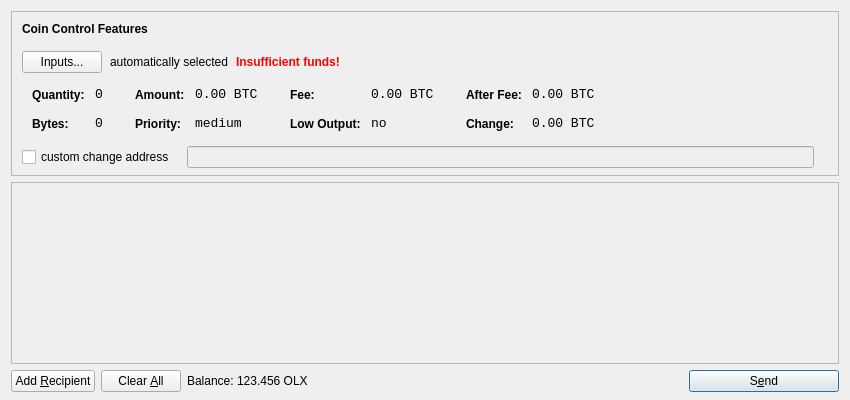
<?xml version="1.0" encoding="UTF-8"?>
<ui version="4.0">
 <class>SendCoinsDialog</class>
 <widget class="QDialog" name="SendCoinsDialog">
  <property name="geometry">
   <rect>
    <x>0</x>
    <y>0</y>
    <width>850</width>
    <height>400</height>
   </rect>
  </property>
  <property name="windowTitle">
   <string>Send Coins</string>
  </property>
  <layout class="QVBoxLayout" name="verticalLayout" stretch="0,1,0">
   <property name="bottomMargin">
    <number>8</number>
   </property>
   <item>
    <widget class="QFrame" name="frameCoinControl">
     <property name="sizePolicy">
      <sizepolicy hsizetype="Expanding" vsizetype="Expanding">
       <horstretch>0</horstretch>
       <verstretch>0</verstretch>
      </sizepolicy>
     </property>
     <property name="maximumSize">
      <size>
       <width>16777215</width>
       <height>16777215</height>
      </size>
     </property>
     <property name="frameShape">
      <enum>QFrame::StyledPanel</enum>
     </property>
     <property name="frameShadow">
      <enum>QFrame::Sunken</enum>
     </property>
     <layout class="QVBoxLayout" name="verticalLayoutCoinControl2">
      <property name="spacing">
       <number>-1</number>
      </property>
      <property name="leftMargin">
       <number>0</number>
      </property>
      <property name="topMargin">
       <number>0</number>
      </property>
      <property name="rightMargin">
       <number>0</number>
      </property>
      <property name="bottomMargin">
       <number>6</number>
      </property>
      <item>
       <layout class="QVBoxLayout" name="verticalLayoutCoinControl" stretch="0,0,0,0,1">
        <property name="spacing">
         <number>0</number>
        </property>
        <property name="leftMargin">
         <number>10</number>
        </property>
        <property name="topMargin">
         <number>10</number>
        </property>
        <item>
         <layout class="QHBoxLayout" name="horizontalLayoutCoinControl1">
          <property name="bottomMargin">
           <number>15</number>
          </property>
          <item>
           <widget class="QLabel" name="labelCoinControlFeatures">
            <property name="sizePolicy">
             <sizepolicy hsizetype="Preferred" vsizetype="Maximum">
              <horstretch>0</horstretch>
              <verstretch>0</verstretch>
             </sizepolicy>
            </property>
            <property name="font">
             <font>
              <weight>75</weight>
              <bold>true</bold>
             </font>
            </property>
            <property name="styleSheet">
             <string notr="true">font-weight:bold;</string>
            </property>
            <property name="text">
             <string>Coin Control Features</string>
            </property>
           </widget>
          </item>
         </layout>
        </item>
        <item>
         <layout class="QHBoxLayout" name="horizontalLayoutCoinControl2" stretch="0,0,0,0">
          <property name="spacing">
           <number>8</number>
          </property>
          <property name="bottomMargin">
           <number>10</number>
          </property>
          <item>
           <widget class="QPushButton" name="pushButtonCoinControl">
            <property name="styleSheet">
             <string notr="true"/>
            </property>
            <property name="text">
             <string>Inputs...</string>
            </property>
           </widget>
          </item>
          <item>
           <widget class="QLabel" name="labelCoinControlAutomaticallySelected">
            <property name="text">
             <string>automatically selected</string>
            </property>
            <property name="margin">
             <number>5</number>
            </property>
           </widget>
          </item>
          <item>
           <widget class="QLabel" name="labelCoinControlInsuffFunds">
            <property name="font">
             <font>
              <weight>75</weight>
              <bold>true</bold>
             </font>
            </property>
            <property name="styleSheet">
             <string notr="true">color:red;font-weight:bold;</string>
            </property>
            <property name="text">
             <string>Insufficient funds!</string>
            </property>
            <property name="margin">
             <number>5</number>
            </property>
           </widget>
          </item>
          <item>
           <spacer name="horizontalSpacerCoinControl">
            <property name="orientation">
             <enum>Qt::Horizontal</enum>
            </property>
            <property name="sizeHint" stdset="0">
             <size>
              <width>40</width>
              <height>1</height>
             </size>
            </property>
           </spacer>
          </item>
         </layout>
        </item>
        <item>
         <widget class="QWidget" name="widgetCoinControl" native="true">
          <property name="sizePolicy">
           <sizepolicy hsizetype="Preferred" vsizetype="Preferred">
            <horstretch>0</horstretch>
            <verstretch>0</verstretch>
           </sizepolicy>
          </property>
          <property name="minimumSize">
           <size>
            <width>0</width>
            <height>0</height>
           </size>
          </property>
          <property name="styleSheet">
           <string notr="true"/>
          </property>
          <layout class="QHBoxLayout" name="horizontalLayoutCoinControl5">
           <property name="margin">
            <number>0</number>
           </property>
           <item>
            <layout class="QHBoxLayout" name="horizontalLayoutCoinControl3" stretch="0,0,0,1">
             <property name="spacing">
              <number>20</number>
             </property>
             <property name="topMargin">
              <number>0</number>
             </property>
             <property name="bottomMargin">
              <number>10</number>
             </property>
             <item>
              <layout class="QFormLayout" name="formLayoutCoinControl1">
               <property name="horizontalSpacing">
                <number>10</number>
               </property>
               <property name="verticalSpacing">
                <number>14</number>
               </property>
               <property name="leftMargin">
                <number>10</number>
               </property>
               <property name="topMargin">
                <number>4</number>
               </property>
               <property name="rightMargin">
                <number>6</number>
               </property>
               <item row="0" column="0">
                <widget class="QLabel" name="labelCoinControlQuantityText">
                 <property name="styleSheet">
                  <string notr="true">font-weight:bold;</string>
                 </property>
                 <property name="text">
                  <string>Quantity:</string>
                 </property>
                 <property name="margin">
                  <number>0</number>
                 </property>
                </widget>
               </item>
               <item row="0" column="1">
                <widget class="QLabel" name="labelCoinControlQuantity">
                 <property name="font">
                  <font>
                   <family>Monospace</family>
                   <pointsize>10</pointsize>
                  </font>
                 </property>
                 <property name="cursor">
                  <cursorShape>IBeamCursor</cursorShape>
                 </property>
                 <property name="contextMenuPolicy">
                  <enum>Qt::ActionsContextMenu</enum>
                 </property>
                 <property name="text">
                  <string notr="true">0</string>
                 </property>
                 <property name="margin">
                  <number>0</number>
                 </property>
                 <property name="textInteractionFlags">
                  <set>Qt::LinksAccessibleByMouse|Qt::TextSelectableByKeyboard|Qt::TextSelectableByMouse</set>
                 </property>
                </widget>
               </item>
               <item row="1" column="0">
                <widget class="QLabel" name="labelCoinControlBytesText">
                 <property name="styleSheet">
                  <string notr="true">font-weight:bold;</string>
                 </property>
                 <property name="text">
                  <string>Bytes:</string>
                 </property>
                </widget>
               </item>
               <item row="1" column="1">
                <widget class="QLabel" name="labelCoinControlBytes">
                 <property name="font">
                  <font>
                   <family>Monospace</family>
                   <pointsize>10</pointsize>
                  </font>
                 </property>
                 <property name="cursor">
                  <cursorShape>IBeamCursor</cursorShape>
                 </property>
                 <property name="contextMenuPolicy">
                  <enum>Qt::ActionsContextMenu</enum>
                 </property>
                 <property name="text">
                  <string notr="true">0</string>
                 </property>
                 <property name="textInteractionFlags">
                  <set>Qt::LinksAccessibleByMouse|Qt::TextSelectableByKeyboard|Qt::TextSelectableByMouse</set>
                 </property>
                </widget>
               </item>
              </layout>
             </item>
             <item>
              <layout class="QFormLayout" name="formLayoutCoinControl2">
               <property name="horizontalSpacing">
                <number>10</number>
               </property>
               <property name="verticalSpacing">
                <number>14</number>
               </property>
               <property name="leftMargin">
                <number>6</number>
               </property>
               <property name="topMargin">
                <number>4</number>
               </property>
               <property name="rightMargin">
                <number>6</number>
               </property>
               <item row="0" column="0">
                <widget class="QLabel" name="labelCoinControlAmountText">
                 <property name="styleSheet">
                  <string notr="true">font-weight:bold;</string>
                 </property>
                 <property name="text">
                  <string>Amount:</string>
                 </property>
                 <property name="margin">
                  <number>0</number>
                 </property>
                </widget>
               </item>
               <item row="0" column="1">
                <widget class="QLabel" name="labelCoinControlAmount">
                 <property name="font">
                  <font>
                   <family>Monospace</family>
                   <pointsize>10</pointsize>
                  </font>
                 </property>
                 <property name="cursor">
                  <cursorShape>IBeamCursor</cursorShape>
                 </property>
                 <property name="contextMenuPolicy">
                  <enum>Qt::ActionsContextMenu</enum>
                 </property>
                 <property name="text">
                  <string notr="true">0.00 BTC</string>
                 </property>
                 <property name="textInteractionFlags">
                  <set>Qt::LinksAccessibleByMouse|Qt::TextSelectableByKeyboard|Qt::TextSelectableByMouse</set>
                 </property>
                </widget>
               </item>
               <item row="1" column="0">
                <widget class="QLabel" name="labelCoinControlPriorityText">
                 <property name="styleSheet">
                  <string notr="true">font-weight:bold;</string>
                 </property>
                 <property name="text">
                  <string>Priority:</string>
                 </property>
                </widget>
               </item>
               <item row="1" column="1">
                <widget class="QLabel" name="labelCoinControlPriority">
                 <property name="font">
                  <font>
                   <family>Monospace</family>
                   <pointsize>10</pointsize>
                  </font>
                 </property>
                 <property name="cursor">
                  <cursorShape>IBeamCursor</cursorShape>
                 </property>
                 <property name="contextMenuPolicy">
                  <enum>Qt::ActionsContextMenu</enum>
                 </property>
                 <property name="text">
                  <string>medium</string>
                 </property>
                 <property name="textInteractionFlags">
                  <set>Qt::LinksAccessibleByMouse|Qt::TextSelectableByKeyboard|Qt::TextSelectableByMouse</set>
                 </property>
                </widget>
               </item>
              </layout>
             </item>
             <item>
              <layout class="QFormLayout" name="formLayoutCoinControl3">
               <property name="horizontalSpacing">
                <number>10</number>
               </property>
               <property name="verticalSpacing">
                <number>14</number>
               </property>
               <property name="leftMargin">
                <number>6</number>
               </property>
               <property name="topMargin">
                <number>4</number>
               </property>
               <property name="rightMargin">
                <number>6</number>
               </property>
               <item row="0" column="0">
                <widget class="QLabel" name="labelCoinControlFeeText">
                 <property name="styleSheet">
                  <string notr="true">font-weight:bold;</string>
                 </property>
                 <property name="text">
                  <string>Fee:</string>
                 </property>
                 <property name="margin">
                  <number>0</number>
                 </property>
                </widget>
               </item>
               <item row="0" column="1">
                <widget class="QLabel" name="labelCoinControlFee">
                 <property name="font">
                  <font>
                   <family>Monospace</family>
                   <pointsize>10</pointsize>
                  </font>
                 </property>
                 <property name="cursor">
                  <cursorShape>IBeamCursor</cursorShape>
                 </property>
                 <property name="contextMenuPolicy">
                  <enum>Qt::ActionsContextMenu</enum>
                 </property>
                 <property name="text">
                  <string notr="true">0.00 BTC</string>
                 </property>
                 <property name="textInteractionFlags">
                  <set>Qt::LinksAccessibleByMouse|Qt::TextSelectableByKeyboard|Qt::TextSelectableByMouse</set>
                 </property>
                </widget>
               </item>
               <item row="1" column="0">
                <widget class="QLabel" name="labelCoinControlLowOutputText">
                 <property name="styleSheet">
                  <string notr="true">font-weight:bold;</string>
                 </property>
                 <property name="text">
                  <string>Low Output:</string>
                 </property>
                </widget>
               </item>
               <item row="1" column="1">
                <widget class="QLabel" name="labelCoinControlLowOutput">
                 <property name="font">
                  <font>
                   <family>Monospace</family>
                   <pointsize>10</pointsize>
                  </font>
                 </property>
                 <property name="cursor">
                  <cursorShape>IBeamCursor</cursorShape>
                 </property>
                 <property name="contextMenuPolicy">
                  <enum>Qt::ActionsContextMenu</enum>
                 </property>
                 <property name="text">
                  <string>no</string>
                 </property>
                 <property name="textInteractionFlags">
                  <set>Qt::LinksAccessibleByMouse|Qt::TextSelectableByKeyboard|Qt::TextSelectableByMouse</set>
                 </property>
                </widget>
               </item>
              </layout>
             </item>
             <item>
              <layout class="QFormLayout" name="formLayoutCoinControl4">
               <property name="horizontalSpacing">
                <number>10</number>
               </property>
               <property name="verticalSpacing">
                <number>14</number>
               </property>
               <property name="leftMargin">
                <number>6</number>
               </property>
               <property name="topMargin">
                <number>4</number>
               </property>
               <property name="rightMargin">
                <number>6</number>
               </property>
               <item row="0" column="0">
                <widget class="QLabel" name="labelCoinControlAfterFeeText">
                 <property name="styleSheet">
                  <string notr="true">font-weight:bold;</string>
                 </property>
                 <property name="text">
                  <string>After Fee:</string>
                 </property>
                 <property name="margin">
                  <number>0</number>
                 </property>
                </widget>
               </item>
               <item row="0" column="1">
                <widget class="QLabel" name="labelCoinControlAfterFee">
                 <property name="font">
                  <font>
                   <family>Monospace</family>
                   <pointsize>10</pointsize>
                  </font>
                 </property>
                 <property name="cursor">
                  <cursorShape>IBeamCursor</cursorShape>
                 </property>
                 <property name="contextMenuPolicy">
                  <enum>Qt::ActionsContextMenu</enum>
                 </property>
                 <property name="text">
                  <string notr="true">0.00 BTC</string>
                 </property>
                 <property name="textInteractionFlags">
                  <set>Qt::LinksAccessibleByMouse|Qt::TextSelectableByKeyboard|Qt::TextSelectableByMouse</set>
                 </property>
                </widget>
               </item>
               <item row="1" column="0">
                <widget class="QLabel" name="labelCoinControlChangeText">
                 <property name="styleSheet">
                  <string notr="true">font-weight:bold;</string>
                 </property>
                 <property name="text">
                  <string>Change:</string>
                 </property>
                </widget>
               </item>
               <item row="1" column="1">
                <widget class="QLabel" name="labelCoinControlChange">
                 <property name="font">
                  <font>
                   <family>Monospace</family>
                   <pointsize>10</pointsize>
                  </font>
                 </property>
                 <property name="cursor">
                  <cursorShape>IBeamCursor</cursorShape>
                 </property>
                 <property name="contextMenuPolicy">
                  <enum>Qt::ActionsContextMenu</enum>
                 </property>
                 <property name="text">
                  <string notr="true">0.00 BTC</string>
                 </property>
                 <property name="textInteractionFlags">
                  <set>Qt::LinksAccessibleByMouse|Qt::TextSelectableByKeyboard|Qt::TextSelectableByMouse</set>
                 </property>
                </widget>
               </item>
              </layout>
             </item>
            </layout>
           </item>
          </layout>
         </widget>
        </item>
        <item>
         <layout class="QHBoxLayout" name="horizontalLayoutCoinControl4" stretch="0,0,0">
          <property name="spacing">
           <number>12</number>
          </property>
          <property name="sizeConstraint">
           <enum>QLayout::SetDefaultConstraint</enum>
          </property>
          <property name="topMargin">
           <number>5</number>
          </property>
          <property name="rightMargin">
           <number>5</number>
          </property>
          <item>
           <widget class="QCheckBox" name="checkBoxCoinControlChange">
            <property name="text">
             <string>custom change address</string>
            </property>
           </widget>
          </item>
          <item>
           <widget class="QLineEdit" name="lineEditCoinControlChange">
            <property name="enabled">
             <bool>false</bool>
            </property>
            <property name="sizePolicy">
             <sizepolicy hsizetype="Expanding" vsizetype="Fixed">
              <horstretch>0</horstretch>
              <verstretch>0</verstretch>
             </sizepolicy>
            </property>
           </widget>
          </item>
          <item>
           <widget class="QLabel" name="labelCoinControlChangeLabel">
            <property name="sizePolicy">
             <sizepolicy hsizetype="Preferred" vsizetype="Expanding">
              <horstretch>0</horstretch>
              <verstretch>0</verstretch>
             </sizepolicy>
            </property>
            <property name="minimumSize">
             <size>
              <width>0</width>
              <height>0</height>
             </size>
            </property>
            <property name="text">
             <string/>
            </property>
            <property name="margin">
             <number>3</number>
            </property>
           </widget>
          </item>
         </layout>
        </item>
        <item>
         <spacer name="verticalSpacerCoinControl">
          <property name="orientation">
           <enum>Qt::Vertical</enum>
          </property>
          <property name="sizeHint" stdset="0">
           <size>
            <width>800</width>
            <height>1</height>
           </size>
          </property>
         </spacer>
        </item>
       </layout>
      </item>
     </layout>
    </widget>
   </item>
   <item>
    <widget class="QScrollArea" name="scrollArea">
     <property name="widgetResizable">
      <bool>true</bool>
     </property>
     <widget class="QWidget" name="scrollAreaWidgetContents">
      <property name="geometry">
       <rect>
        <x>0</x>
        <y>0</y>
        <width>830</width>
        <height>165</height>
       </rect>
      </property>
      <layout class="QVBoxLayout" name="verticalLayout_2">
       <property name="margin">
        <number>0</number>
       </property>
       <item>
        <layout class="QVBoxLayout" name="entries">
         <property name="spacing">
          <number>6</number>
         </property>
        </layout>
       </item>
       <item>
        <spacer name="verticalSpacer">
         <property name="orientation">
          <enum>Qt::Vertical</enum>
         </property>
         <property name="sizeHint" stdset="0">
          <size>
           <width>20</width>
           <height>40</height>
          </size>
         </property>
        </spacer>
       </item>
      </layout>
     </widget>
    </widget>
   </item>
   <item>
    <layout class="QHBoxLayout" name="horizontalLayout">
     <item>
      <widget class="QPushButton" name="addButton">
       <property name="toolTip">
        <string>Send to multiple recipients at once</string>
       </property>
       <property name="text">
        <string>Add &amp;Recipient</string>
       </property>
       <property name="icon">
        <iconset resource="../bitcoin.qrc">
         <normaloff>:/icons/add</normaloff>:/icons/add</iconset>
       </property>
       <property name="autoDefault">
        <bool>false</bool>
       </property>
      </widget>
     </item>
     <item>
      <widget class="QPushButton" name="clearButton">
       <property name="sizePolicy">
        <sizepolicy hsizetype="Minimum" vsizetype="Fixed">
         <horstretch>0</horstretch>
         <verstretch>0</verstretch>
        </sizepolicy>
       </property>
       <property name="toolTip">
        <string>Remove all transaction fields</string>
       </property>
       <property name="text">
        <string>Clear &amp;All</string>
       </property>
       <property name="icon">
        <iconset resource="../bitcoin.qrc">
         <normaloff>:/icons/remove</normaloff>:/icons/remove</iconset>
       </property>
       <property name="autoRepeatDelay">
        <number>300</number>
       </property>
       <property name="autoDefault">
        <bool>false</bool>
       </property>
      </widget>
     </item>
     <item>
      <layout class="QHBoxLayout" name="horizontalLayout_2">
       <property name="spacing">
        <number>3</number>
       </property>
       <item>
        <widget class="QLabel" name="label">
         <property name="text">
          <string>Balance:</string>
         </property>
        </widget>
       </item>
       <item>
        <widget class="QLabel" name="labelBalance">
         <property name="cursor">
          <cursorShape>IBeamCursor</cursorShape>
         </property>
         <property name="text">
          <string>123.456 OLX</string>
         </property>
         <property name="textInteractionFlags">
          <set>Qt::LinksAccessibleByMouse|Qt::TextSelectableByKeyboard|Qt::TextSelectableByMouse</set>
         </property>
        </widget>
       </item>
      </layout>
     </item>
     <item>
      <spacer name="horizontalSpacer">
       <property name="orientation">
        <enum>Qt::Horizontal</enum>
       </property>
       <property name="sizeHint" stdset="0">
        <size>
         <width>40</width>
         <height>20</height>
        </size>
       </property>
      </spacer>
     </item>
     <item>
      <widget class="QPushButton" name="sendButton">
       <property name="minimumSize">
        <size>
         <width>150</width>
         <height>0</height>
        </size>
       </property>
       <property name="toolTip">
        <string>Confirm the send action</string>
       </property>
       <property name="text">
        <string>S&amp;end</string>
       </property>
       <property name="icon">
        <iconset resource="../bitcoin.qrc">
         <normaloff>:/icons/send</normaloff>:/icons/send</iconset>
       </property>
       <property name="default">
        <bool>true</bool>
       </property>
      </widget>
     </item>
    </layout>
   </item>
  </layout>
 </widget>
 <resources>
  <include location="../bitcoin.qrc"/>
 </resources>
 <connections/>
</ui>
